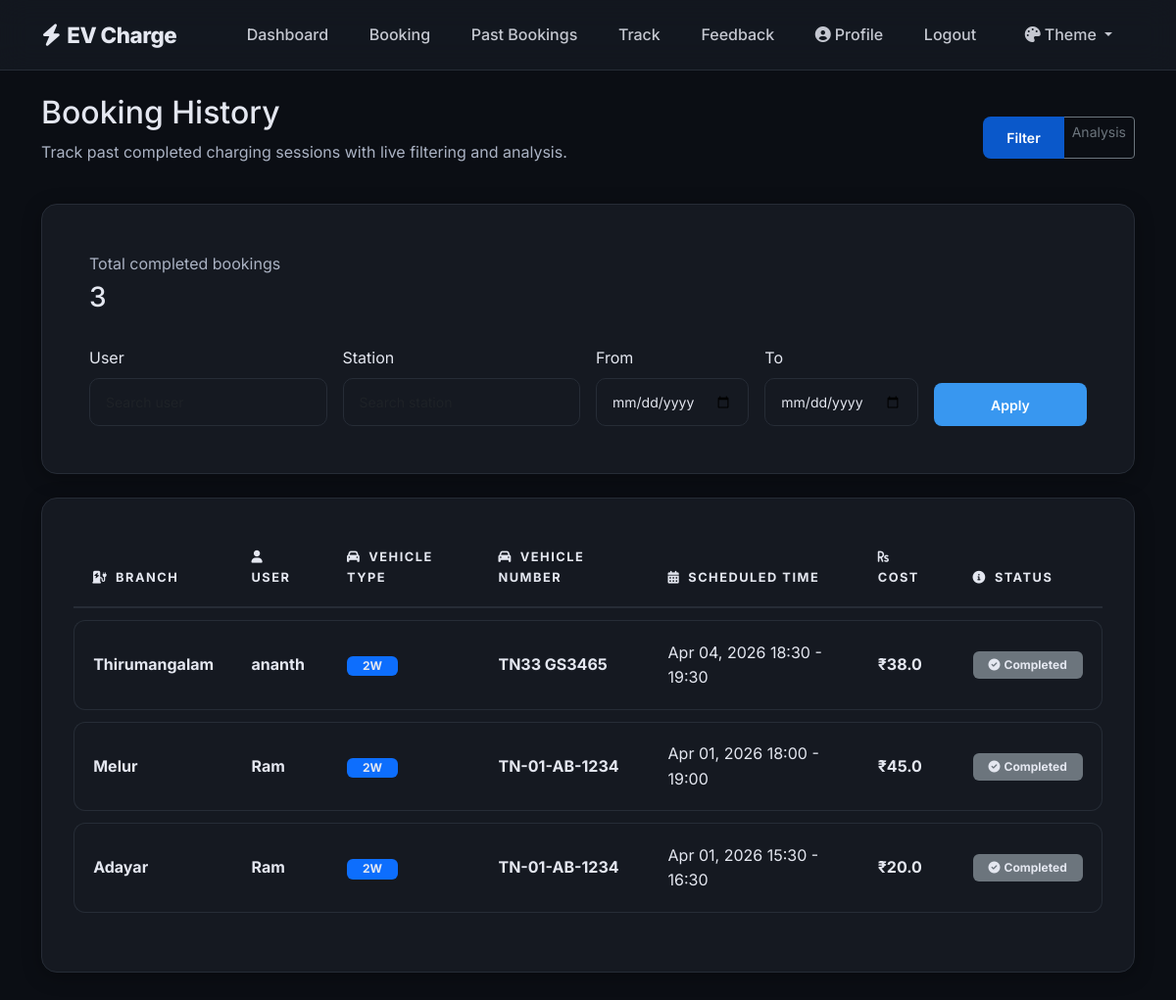
Page /admin/history (signed in) on the committed database.
### models.py (models this page shows, shortened)
class Booking(db.Model):
    __tablename__ = 'bookings'
    id = db.Column(db.Integer, primary_key=True)
    user_id = db.Column(db.Integer, db.ForeignKey('users.id'), nullable=False)
    slot_id = db.Column(db.Integer, db.ForeignKey('slots.id'), nullable=False)
    station_id = db.Column(db.Integer, db.ForeignKey('stations.id'), nullable=False)
    vehicle_type = db.Column(db.String(10), nullable=False)
    booking_time = db.Column(db.DateTime, default=datetime.utcnow)
    scheduled_start = db.Column(db.DateTime, nullable=True)  # Scheduled start time
    scheduled_end = db.Column(db.DateTime, nullable=True)    # Scheduled end time
    total_cost = db.Column(db.Float, nullable=True)          # Total cost for the booking
    status = db.Column(db.String(20), default='Upcoming')  # Upcoming, Completed, Cancelled

class Branch(db.Model):
    __tablename__ = 'branches'
    id = db.Column(db.Integer, primary_key=True)
    station_id = db.Column(db.Integer, db.ForeignKey('stations.id'), nullable=False)
    name = db.Column(db.String(120), nullable=False)
    location = db.Column(db.String(200), nullable=True)
    latitude = db.Column(db.Float, nullable=True)
    longitude = db.Column(db.Float, nullable=True)
    slots_2w_total = db.Column(db.Integer, default=0)
    slots_4w_total = db.Column(db.Integer, default=0)
    price_2w_per_hour = db.Column(db.Float, default=20.0)
    price_4w_per_hour = db.Column(db.Float, default=50.0)
    open_time = db.Column(db.Time, default=time(6, 0))
    close_time = db.Column(db.Time, default=time(22, 0))
    slots = db.relationship('Slot', backref='branch', lazy=True)

class User(db.Model, UserMixin):
    __tablename__ = 'users'
    id = db.Column(db.Integer, primary_key=True)
    username = db.Column(db.String(100), unique=True, nullable=False)
    email = db.Column(db.String(120), unique=True, nullable=False)
    password = db.Column(db.String(200), nullable=False)
    vehicle_no = db.Column(db.String(50), nullable=False)
    role = db.Column(db.String(20), default='user')  # user/admin
    profile_pic = db.Column(db.String(255), default='default_profile.png')
    bio = db.Column(db.Text, default='Electric Vehicle Enthusiast')
    bookings = db.relationship('Booking', backref='user', lazy=True)
    feedbacks = db.relationship('Feedback', backref='user', lazy=True)

### routes/admin_routes.py (the view)
@admin_bp.route('/history')
@login_required
def history():
    status_filter = request.args.get('status', 'Completed')
    if status_filter != 'Completed':
        status_filter = 'Completed'
    user_filter = request.args.get('user', '').strip()
    station_filter = request.args.get('station', '').strip()
    date_from = request.args.get('date_from', '').strip()
    date_to = request.args.get('date_to', '').strip()
    bookings_query = Booking.query.filter_by(status='Completed').order_by(Booking.booking_time.desc())
    if user_filter:
        bookings_query = bookings_query.join(User).filter(User.username.ilike(f'%{user_filter}%'))
    if station_filter:
        bookings_query = bookings_query.join(Station).filter(Station.name.ilike(f'%{station_filter}%'))
    if date_from:
        try:
            from_dt = datetime.fromisoformat(date_from)
            bookings_query = bookings_query.filter(func.coalesce(Booking.scheduled_start, Booking.booking_time) >= from_dt)
        except ValueError:
            pass
    if date_to:
        try:
            to_dt = datetime.fromisoformat(date_to)
            bookings_query = bookings_query.filter(func.coalesce(Booking.scheduled_start, Booking.booking_time) <= datetime.combine(to_dt, time.max))
        except ValueError:
            pass
    bookings = bookings_query.all()
    return render_template(
        'admin/history.html',
        bookings=bookings,
        status_filter=status_filter,
        user_filter=user_filter,
        station_filter=station_filter,
        date_from=date_from,
        date_to=date_to,
    )

### app.py (called while the page is built)
@login_manager.user_loader
def load_user(user_id):
    return User.query.get(int(user_id))

@app.context_processor
def inject_google_maps_api_key():
    return {
        'gmaps_api_key': app.config['GOOGLE_MAPS_API_KEY']
    }

### models.py (called while the page is built)
    @property
    def branch_name(self):
        if self.branch:
            return self.branch.name
        if self._branch_name:
            return self._branch_name
        return self.station.branch_label if self.station else 'Unknown'

### src/templates/admin/history.html (shortened to what this page needs)
{% extends "base.html" %}
{% block content %}
<div class="row justify-content-between align-items-center mb-4">
    <div class="col">
        <h2>Booking History</h2>
        <p class="text-secondary">Track past completed charging sessions with live filtering and analysis.</p>
    </div>
    <div class="col-auto">
        <div class="btn-group" role="group">
            <button type="button" class="btn btn-sm btn-primary active">Filter</button>
            <a href="{{ url_for('admin.history_analysis') }}" class="btn btn-sm btn-outline-secondary">Analysis</a>
        </div>
    </div>
</div>
<div class="card mb-4">
     <div class="card-body">
                <p class="text-muted mb-1">Total completed bookings</p>
                <h3 id="result-count" class="mb-0">{{ bookings|length }}</h3>
            </div>
    <div class="card-body">
        <form id="filter-form" class="row g-3 align-items-end">
            <div class="col-md-3">
                <label for="userFilter" class="form-label">User</label>
                <input type="text" id="userFilter" name="user" class="form-control form-control-sm" placeholder="Search user" value="{{ user_filter or '' }}">
            </div>
            <div class="col-md-3">
                <label for="stationFilter" class="form-label">Station</label>
                <input type="text" id="stationFilter" name="station" class="form-control form-control-sm" placeholder="Search station" value="{{ station_filter or '' }}">
            </div>
            <div class="col-md-2">
                <label for="dateFromFilter" class="form-label">From</label>
                <input type="date" id="dateFromFilter" name="date_from" class="form-control form-control-sm" value="{{ date_from or '' }}">
            </div>
            <div class="col-md-2">
                <label for="dateToFilter" class="form-label">To</label>
                <input type="date" id="dateToFilter" name="date_to" class="form-control form-control-sm" value="{{ date_to or '' }}">
            </div>
            <div class="col-md-2 d-grid">
                <button type="submit" class="btn btn-sm btn-primary">Apply</button>
            </div>
        </form>
    </div>
</div>
<div class="card">
    <div class="table-responsive">
        <table class="table" id="history-table">
            <thead>
                <tr>
                    <th><i class="fas fa-charging-station me-2"></i>Branch</th>
                    <th><i class="fas fa-user me-2"></i>User</th>
                    <th><i class="fas fa-car me-2"></i>Vehicle Type</th>
                    <th><i class="fas fa-car me-2"></i>Vehicle Number</th>
                    <th><i class="fas fa-calendar-alt me-2"></i>Scheduled Time</th>
                    <th><i class="fas fa-rupee-sign me-2"></i>Cost</th>
                    <th><i class="fas fa-info-circle me-2"></i>Status</th>
                </tr>
            </thead>
            <tbody id="history-body">
                {% for booking in bookings %}
                <tr>
                    <td class="fw-bold">{{ booking.slot.branch_name }}</td>
                    <td class="fw-bold">{{ booking.user.username }}</td>
                    <td><span class="badge bg-primary px-3">{{ booking.vehicle_type }}</span></td>
                    <td class="fw-bold">{{ booking.user.vehicle_no }}</td>
                    <td class="text-secondary">
                        {% if booking.scheduled_start %}
                            {{ booking.scheduled_start.strftime('%b %d, %Y %H:%M') }} - {{ booking.scheduled_end.strftime('%H:%M') }}
                        {% else %}
                            {{ booking.booking_time.strftime('%b %d, %Y') }}
                        {% endif %}
                    </td>
                    <td class="fw-bold text-success">₹{{ booking.total_cost or 0 }}</td>
                    <td>
                        {% if booking.status == 'Completed' %}
                            <span class="badge bg-secondary py-2 px-3"><i class="fas fa-check-circle me-1"></i>Completed</span>
                        {% else %}
                            <span class="badge bg-danger py-2 px-3">{{ booking.status }}</span>
                        {% endif %}
                    </td>
                </tr>
                {% endfor %}
            </tbody>
        </table>
    </div>
</div>
{% endblock %}

### static/css/style.css (style rules this page uses)
:root { --bg-color: #0b0e14; --card-bg: #151921; --border-color: #262c36; --text-primary: #e4e7f0; --text-secondary: #abb3c4; --accent-color: #3897f0; --success-color: #00f5a0; --danger-color: #ff4d4d; --glass-bg: rgba(21, 25, 33, 0.85); --btn-outline-text: #ffffff; }
body { background-color: var(--bg-color); color: var(--text-primary); font-family: 'Inter', sans-serif; margin: 0; padding: 0; line-height: 1.6; -webkit-font-smoothing: antialiased; }
i.fas, i.far, i.fab, i.fal, i.fad { font-family: "Font Awesome 6 Free", "Font Awesome 6 Brands", "Font Awesome 5 Free" !important; }
h1, h2, h3, h4, h5, h6, p, span, label, td, th, .nav-link, .navbar-brand { color: var(--text-primary) !important; }
.text-secondary, small, .text-muted { color: var(--text-secondary) !important; }
.card { background-color: var(--card-bg); border: 1px solid var(--border-color); border-radius: 16px; padding: 2rem; margin-bottom: 2rem; box-shadow: 0 4px 20px rgba(0, 0, 0, 0.3); }
.btn-primary { background-color: var(--accent-color); border: none; border-radius: 8px; padding: 0.7rem 1.5rem; font-weight: 600; color: white !important; }
.table { width: 100%; border-collapse: separate; border-spacing: 0 0.8rem; margin-top: -0.8rem; }
.table th { border-bottom: 2px solid var(--border-color); font-weight: 700; text-transform: uppercase; font-size: 0.8rem; letter-spacing: 1.5px; padding: 1.2rem; background: var(--card-bg); color: var(--text-primary) !important; }
.table td { background: var(--card-bg); color: var(--text-primary) !important; padding: 1.2rem; vertical-align: middle; border-top: 1px solid var(--border-color); border-bottom: 1px solid var(--border-color); }
.table tr td:first-child { border-left: 1px solid var(--border-color); border-top-left-radius: 12px; border-bottom-left-radius: 12px; }
.table tr td:last-child { border-right: 1px solid var(--border-color); border-top-right-radius: 12px; border-bottom-right-radius: 12px; }
.form-control, .form-select { background-color: var(--card-bg); border: 1px solid var(--border-color); color: var(--text-primary) !important; border-radius: 10px; padding: 0.8rem 1rem; }

### rows in the picture
Booking: slot.branch_name "Thirumangalam", user.username "ananth", vehicle_type "2W", user.vehicle_no "TN33 GS3465", scheduled_start "Apr 04, 2026 18:30", scheduled_end "19:30", total_cost "38.0", status "Completed" (drawn)
Booking: slot.branch_name "Melur", user.username "Ram", vehicle_type "2W", user.vehicle_no "TN-01-AB-1234", scheduled_start "Apr 01, 2026 18:00", scheduled_end "19:00", total_cost "45.0", status "Completed" (drawn)
Booking: slot.branch_name "Adayar", user.username "Ram", vehicle_type "2W", user.vehicle_no "TN-01-AB-1234", scheduled_start "Apr 01, 2026 15:30", scheduled_end "16:30", total_cost "20.0", status "Completed" (drawn)

### other values in the picture
{{ bookings|length }} "3"
